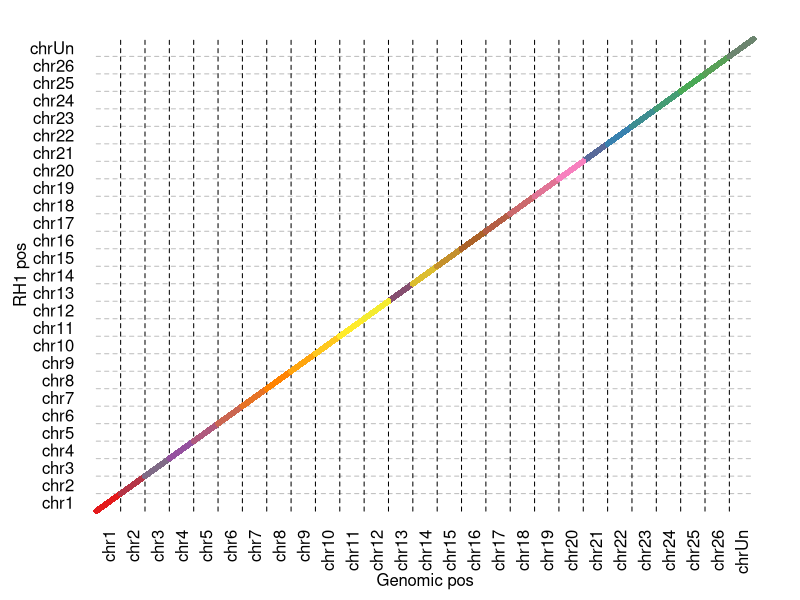

The R source for this figure:
#
# Generate random data simulating genomic
# and RH markers and how they relate
#

# 26 chromosomes and an Un
chrs <- c(1:26, "Un")

# build the random data frame
chr <- vector()
pos <- vector()
rhchr <- vector()
rhpos <- vector()

for (c in chrs) {

	chr   <- c(chr, rep(c, 1000))
	pos   <- c(pos, round(seq(1,1000000, length=1000) + runif(1000, max=350)))

	rhchr <- c(rhchr, rep(c, 1000))
	rhpos <- c(rhpos, seq(1,15000, length=1000) + runif(1000, max=35))

}

d <- data.frame(chr=chr, pos=pos, rhchr=rhchr, rhpos=rhpos)



#
# Actually plot the comparison
#

# we need to find the maximum position
# for each chromosome in genomic and RH 
# co-ordinates and also the cumulative sum
maxp <- aggregate(d$pos, by=list(d$chr), max)
maxp$cs <- cumsum(maxp$x)
max1 <- aggregate(d$rhpos, by=list(d$rhchr), max)
max1$cs <- cumsum(max1$x)

# find the maxima
cs <- sum(maxp$x)
c1 <- sum(max1$x)

# empty plot capable of showing all
# chromosomes end to end
par(mar=c(3.5,3.5,1,1))
plot(1:10, 1:10, pch="", xlim=c(0,cs), ylim=c(0,c1), xlab="", ylab="", xaxt="n", yaxt="n", bty="n")

# grid lines
for (i in 1:(nrow(max1)-1)) {
	lines(c(1,cs), c(max1$cs[i],max1$cs[i]), lty=2, col="grey")
}
for (i in 1:(nrow(maxp)-1)) {
	lines(c(maxp$cs[i],maxp$cs[i]), c(1,c1), lty=2)
}

# colours
library(RColorBrewer)
cols <- colorRampPalette(brewer.pal(8, "Set1"))(length(chrs))

# index
idx <- 1

# plot each chromosome in turn
for (chr in chrs) {

	# get a data frame representing
	# just this chromosome
	sd <- d[d$chr==chr,]

	# order by position
	sd <- sd[order(sd$pos),]

	# set the starting co-ordinate on the x-axis
	# which is the maximum of the previous chromosome
	mp <- 0
	if (chr != 1) {
		mp <- maxp$cs[maxp[,1]==chrs[(1:length(chrs))[chrs==chr]-1]]
	}

	# literally plot each point
	for (i in 1:nrow(sd)) {

		# set the starting co-ordinate on the y-axis
		# which is the maximum of the previous chromosome
		ychr <- sd$rhchr[i]
		m1 <- 0
		if (ychr != 1) {
			m1 <- max1$cs[max1[,1]==chrs[(1:length(chrs))[chrs==chr]-1]]
		}

		# plot the points
		points(sd$pos[i]+mp, sd$rhpos[i]+m1, pch=16, col=cols[idx], cex=0.8) 
	
	}

	idx <- idx + 1

}

# plot X and Y axis
ypos <- 1:length(chrs)
ypos[1] <- max1$cs[1] / 2
for (i in 2:length(chrs)) {
	ypos[i] <- max1$cs[i-1] + (max1$cs[i] - max1$cs[i-1]) / 2
}

xpos <- 1:length(chrs)
xpos[1] <- maxp$cs[1] / 2
for (i in 2:length(chrs)) {
	xpos[i] <- maxp$cs[i-1] + (maxp$cs[i] - maxp$cs[i-1]) / 2
}

axis(side=2, at=ypos, labels=paste("chr",chrs, sep=""), las=2, tick=FALSE, line=-1.2)
axis(side=1, at=xpos, labels=paste("chr",chrs, sep=""), las=2, tick=FALSE, line=-1)

axis(side=1, at=cs/2, labels="Genomic pos", tick=FALSE, line=1)
axis(side=2, at=c1/2, labels="RH1 pos", tick=FALSE, line=1)
